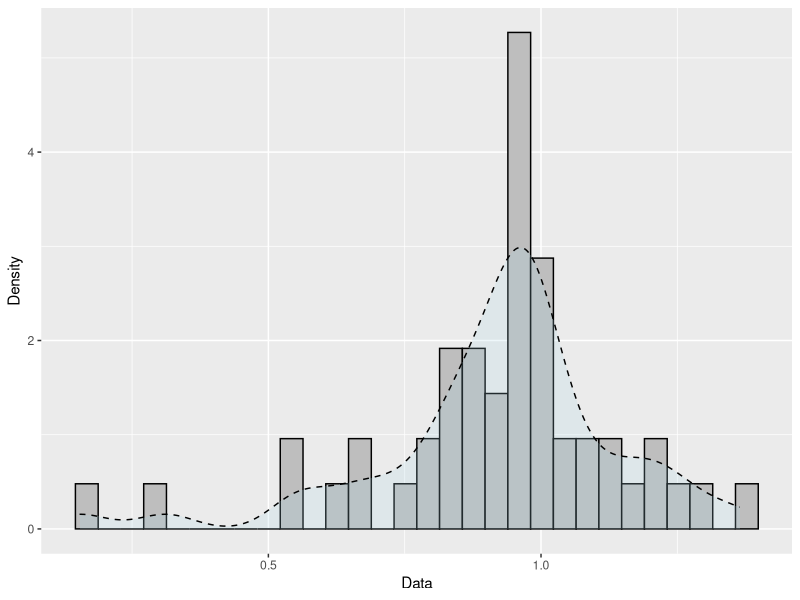
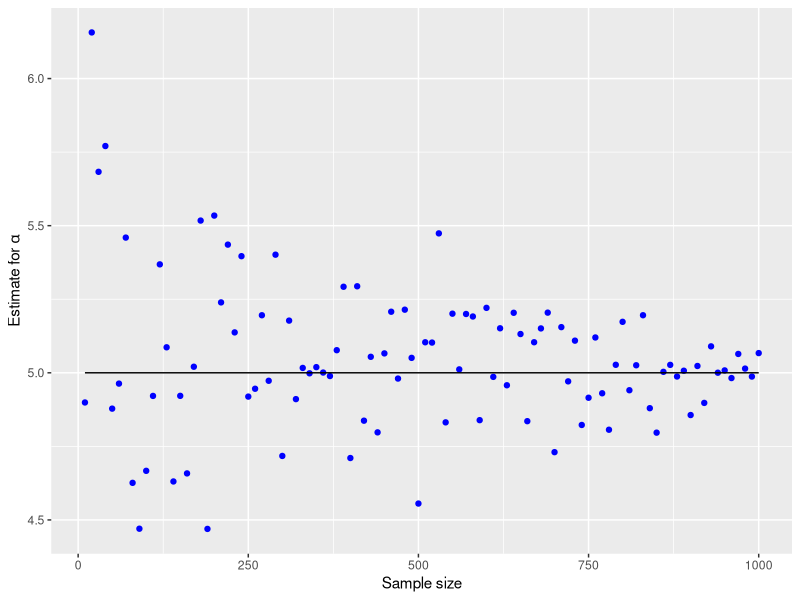

R code for these plots, in order:
## ---- chunk 1
#| warning: false
library(tidyverse)
set.seed(25)

dados = read_table("Dados_Weibull.txt", col_names = FALSE)

dados %>%
ggplot(aes(X1)) +
  geom_histogram(aes(y=after_stat(density)), bins = 30, color="black", fill="grey")+
  geom_density(alpha=.2, linetype = 2, fill="light blue") +
  labs(x="Data", y = "Density")

newton.raphson.w = function(x.dados, alpha.0=10, precisao = 1e-7, n=100){
  dlogLikW = function(y){(length(x.dados)/y) + sum(log(x.dados)) - sum(log(x.dados)*(x.dados^y))}
  ddlogLikW = function(z){-(length(x.dados)/z^2) - sum((log(x.dados)^2)*(x.dados^z))}
  for (i in 1:n) {
    alpha.1 = alpha.0 - dlogLikW(alpha.0)/ddlogLikW(alpha.0)
    if(abs(alpha.1 - alpha.0) < precisao){
      res = list(alpha.1,i)
      names(res) = c("alpha.estimado","n.iter")
      return(res)
    }
    alpha.0 = alpha.1
  }
  print("with the number of iterations there was no convergence")
}

# This code uses the newton.raphson.w() function to estimate the parameters of the Weibull distribution
# The function is applied to the data in the column "dados"
dados %>%
  pull() %>%
  newton.raphson.w()

#simulation
n = seq(10,1000,10)

estimativas = array(NA, dim=c(length(n),1))

for (i in 1:length(n)){
  dat =  rweibull(n[i], shape=5, scale=1)
  estimativas[i,] = newton.raphson.w(dat,2)$alpha.estimado
}

dados <- tibble(
  estim = estimativas,
  sim = n)

ggplot(dados, aes(x = n,
                  y = estim, 
                  group=1)) + 
geom_point(color="blue") +
geom_line(y=5) +
labs(x="Sample size", y=expression("Estimate for"~alpha), colour = "Sample size")
